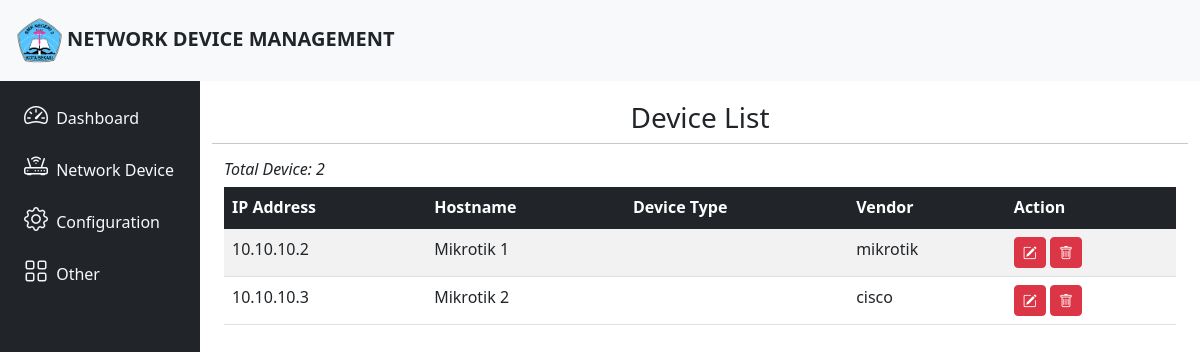
/devices/, run on an earlier commit of the app's database.
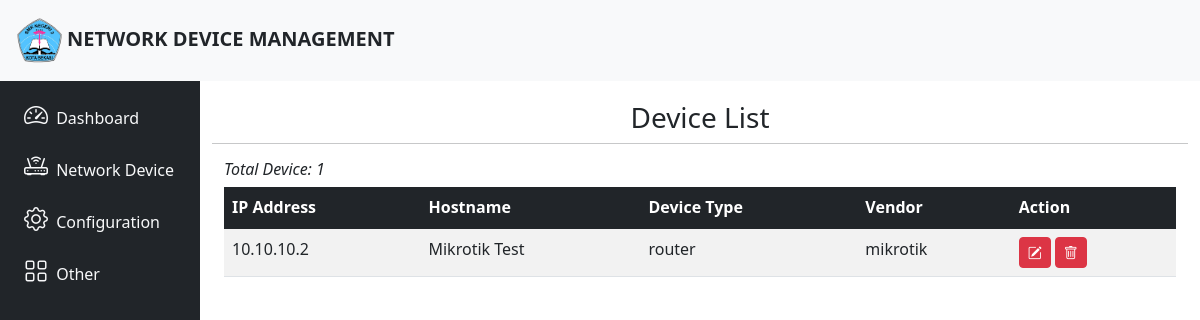
And on a later commit of the database.
### NetworkManager/models.py (models this page shows, shortened)
class Device(models.Model):
    IP_address = models.CharField(max_length=255)
    hostname = models.CharField(max_length=255)
    username = models.CharField(max_length=255)
    password = models.CharField(max_length=255, blank=True)
    SSH_port = models.IntegerField(default=22)
    CHOOSE_VENDOR= (
        ('mikrotik', 'Mikrotik'),
        ('cisco', 'Cisco')
    )
    vendor = models.CharField(max_length=255, choices= CHOOSE_VENDOR, blank=True)
    TYPE_CHOICES = (
        ('router', 'Router'),
        ('switch', 'Switch')
    )
    device_type = models.CharField(max_length=255, choices=TYPE_CHOICES, blank=True)

### NetworkManager/views.py (the view)
# urls.py: path('devices/',views.devices, name = 'devices'),
def devices(request):
    all_devices = Device.objects.all()
    context = {
        'all_devices': all_devices,
        'total_devices' : len(all_devices)
    }
    return render(request, 'devices.html', context)

### templates/devices.html
{% extends "base.html" %}
{% block content %}
<div class="col py-1">
    <div class="container">
        <div class="row">
            <h3 class="text-center mt-3">Device List</h3>
            <hr>
            <h6 class="fst-italic">Total Device: {{ total_devices }}</h6>
        </div>
        <div class="table-responsive">
            <table class="table table-striped table-hover">
                <thead>
                    <tr class="table-dark">
                        <th scope="col">IP Address</th>
                        <th scope="col">Hostname</th>
                        <th scope="col">Device Type</th>
                        <th scope="col">Vendor</th>
                        <th scope="col">Action</th>
                    </tr>
                </thead>
                <tbody class="table-group-divider">
                    {% for device in all_devices %}
                    <tr>
                        <td>{{ device.IP_address }}</td>
                        <td>{{ device.hostname }}</td>
                        <td>{{ device.device_type }}</td>
                        <td>{{ device.vendor }}</td>
                        <td>
                            <a href="/admin/NetworkManager/device/{{device.id}}/change" class="d-none d-sm-inline-block btn btn-sm btn-danger"><i class="bi bi-pencil-square text-white"></i></a>
                            <a href="/admin/NetworkManager/device/{{device.id}}/delete" class="d-none d-sm-inline-block btn btn-sm btn-danger"><i class="bi bi-trash text-white"></i></a>
                        </td>
                    </tr>
                    {% endfor %}
                </tbody>
            </table>
        </div>
    </div>
</div>
{% endblock content %}

What changed in the data, as far as the page shows it:
removed Device: IP_address "10.10.10.2", hostname "Mikrotik 1", vendor "mikrotik"
removed Device: IP_address "10.10.10.3", hostname "Mikrotik 2", vendor "cisco"
added Device: IP_address "10.10.10.2", hostname "Mikrotik Test", device_type "router", vendor "mikrotik"
Also different on the page:
{{ total_devices }}: "2" → "1"
